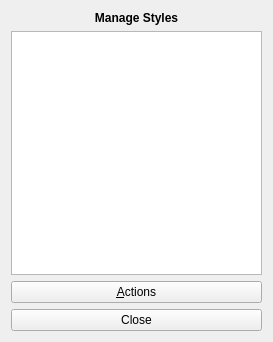
<ui version="4.0" >
 <author>Ph. Faist</author>
 <class>KLFStyleManagerUI</class>
 <widget class="QWidget" name="KLFStyleManagerUI" >
  <property name="geometry" >
   <rect>
    <x>0</x>
    <y>0</y>
    <width>273</width>
    <height>342</height>
   </rect>
  </property>
  <property name="windowTitle" >
   <string>KLatexFormula - Style Manager</string>
  </property>
  <property name="windowIcon" >
   <iconset resource="klfres.qrc" >
    <normaloff>:/pics/hi16-app-klatexformula.png</normaloff>:/pics/hi16-app-klatexformula.png</iconset>
  </property>
  <layout class="QVBoxLayout" name="verticalLayout" >
   <item>
    <widget class="QLabel" name="lbl" >
     <property name="font" >
      <font>
       <weight>75</weight>
       <bold>true</bold>
      </font>
     </property>
     <property name="text" >
      <string>Manage Styles</string>
     </property>
     <property name="alignment" >
      <set>Qt::AlignCenter</set>
     </property>
     <property name="wordWrap" >
      <bool>false</bool>
     </property>
    </widget>
   </item>
   <item>
    <widget class="QListView" name="lstStyles" >
     <property name="contextMenuPolicy" >
      <enum>Qt::CustomContextMenu</enum>
     </property>
     <property name="acceptDrops" >
      <bool>true</bool>
     </property>
     <property name="toolTip" >
      <string>Drag and drop styles to move them. Right-click for actions menu.</string>
     </property>
     <property name="editTriggers" >
      <set>QAbstractItemView::NoEditTriggers</set>
     </property>
     <property name="tabKeyNavigation" >
      <bool>true</bool>
     </property>
     <property name="showDropIndicator" stdset="0" >
      <bool>true</bool>
     </property>
     <property name="dragEnabled" >
      <bool>true</bool>
     </property>
     <property name="dragDropOverwriteMode" >
      <bool>false</bool>
     </property>
     <property name="dragDropMode" >
      <enum>QAbstractItemView::DragDrop</enum>
     </property>
     <property name="alternatingRowColors" >
      <bool>true</bool>
     </property>
     <property name="selectionMode" >
      <enum>QAbstractItemView::SingleSelection</enum>
     </property>
     <property name="selectionBehavior" >
      <enum>QAbstractItemView::SelectRows</enum>
     </property>
     <property name="verticalScrollMode" >
      <enum>QAbstractItemView::ScrollPerPixel</enum>
     </property>
     <property name="horizontalScrollMode" >
      <enum>QAbstractItemView::ScrollPerPixel</enum>
     </property>
    </widget>
   </item>
   <item>
    <widget class="QPushButton" name="btnActions" >
     <property name="toolTip" >
      <string>Choose an action</string>
     </property>
     <property name="text" >
      <string>&amp;Actions</string>
     </property>
     <property name="icon" >
      <iconset resource="klfres.qrc" >
       <normaloff>:/pics/actions.png</normaloff>:/pics/actions.png</iconset>
     </property>
     <property name="shortcut" >
      <string>Alt+A</string>
     </property>
    </widget>
   </item>
   <item>
    <widget class="QPushButton" name="btnClose" >
     <property name="toolTip" >
      <string>Close window</string>
     </property>
     <property name="text" >
      <string>Close</string>
     </property>
     <property name="icon" >
      <iconset resource="klfres.qrc" >
       <normaloff>:/pics/closehide.png</normaloff>:/pics/closehide.png</iconset>
     </property>
    </widget>
   </item>
  </layout>
 </widget>
 <layoutdefault spacing="6" margin="11" />
 <resources>
  <include location="klfres.qrc" />
 </resources>
 <connections/>
</ui>
